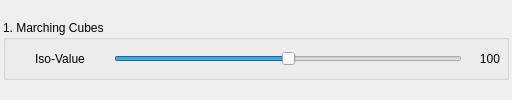
<?xml version="1.0" encoding="UTF-8"?>
<ui version="4.0">
 <class>QMCControlPanel</class>
 <widget class="QWidget" name="QMCControlPanel">
  <property name="geometry">
   <rect>
    <x>0</x>
    <y>0</y>
    <width>512</width>
    <height>100</height>
   </rect>
  </property>
  <property name="minimumSize">
   <size>
    <width>512</width>
    <height>0</height>
   </size>
  </property>
  <property name="maximumSize">
   <size>
    <width>16777215</width>
    <height>16777215</height>
   </size>
  </property>
  <property name="windowTitle">
   <string>Control Panel</string>
  </property>
  <layout class="QVBoxLayout" name="verticalLayout">
   <property name="spacing">
    <number>6</number>
   </property>
   <property name="margin">
    <number>3</number>
   </property>
   <item>
    <widget class="QGroupBox" name="groupBoxIsoValue">
     <property name="minimumSize">
      <size>
       <width>0</width>
       <height>60</height>
      </size>
     </property>
     <property name="maximumSize">
      <size>
       <width>16777215</width>
       <height>60</height>
      </size>
     </property>
     <property name="title">
      <string>1. Marching Cubes</string>
     </property>
     <layout class="QHBoxLayout" name="horizontalLayoutTimeVaryingData">
      <property name="margin">
       <number>6</number>
      </property>
      <item>
       <widget class="QLabel" name="labelIsoValueTooltip">
        <property name="minimumSize">
         <size>
          <width>96</width>
          <height>0</height>
         </size>
        </property>
        <property name="maximumSize">
         <size>
          <width>96</width>
          <height>16777215</height>
         </size>
        </property>
        <property name="text">
         <string>Iso-Value</string>
        </property>
        <property name="alignment">
         <set>Qt::AlignCenter</set>
        </property>
       </widget>
      </item>
      <item>
       <widget class="QSlider" name="horizontalSliderIsoValue">
        <property name="minimum">
         <number>0</number>
        </property>
        <property name="maximum">
         <number>200</number>
        </property>
        <property name="pageStep">
         <number>5</number>
        </property>
        <property name="value">
         <number>100</number>
        </property>
        <property name="orientation">
         <enum>Qt::Horizontal</enum>
        </property>
       </widget>
      </item>
      <item>
       <widget class="QLabel" name="labelIsoValueData">
        <property name="minimumSize">
         <size>
          <width>32</width>
          <height>0</height>
         </size>
        </property>
        <property name="maximumSize">
         <size>
          <width>32</width>
          <height>16777215</height>
         </size>
        </property>
        <property name="text">
         <string>100</string>
        </property>
        <property name="alignment">
         <set>Qt::AlignRight|Qt::AlignTrailing|Qt::AlignVCenter</set>
        </property>
       </widget>
      </item>
     </layout>
    </widget>
   </item>
  </layout>
 </widget>
 <resources/>
 <connections>
  <connection>
   <sender>horizontalSliderIsoValue</sender>
   <signal>valueChanged(int)</signal>
   <receiver>labelIsoValueData</receiver>
   <slot>setNum(int)</slot>
   <hints>
    <hint type="sourcelabel">
     <x>296</x>
     <y>209</y>
    </hint>
    <hint type="destinationlabel">
     <x>500</x>
     <y>209</y>
    </hint>
   </hints>
  </connection>
 </connections>
</ui>
